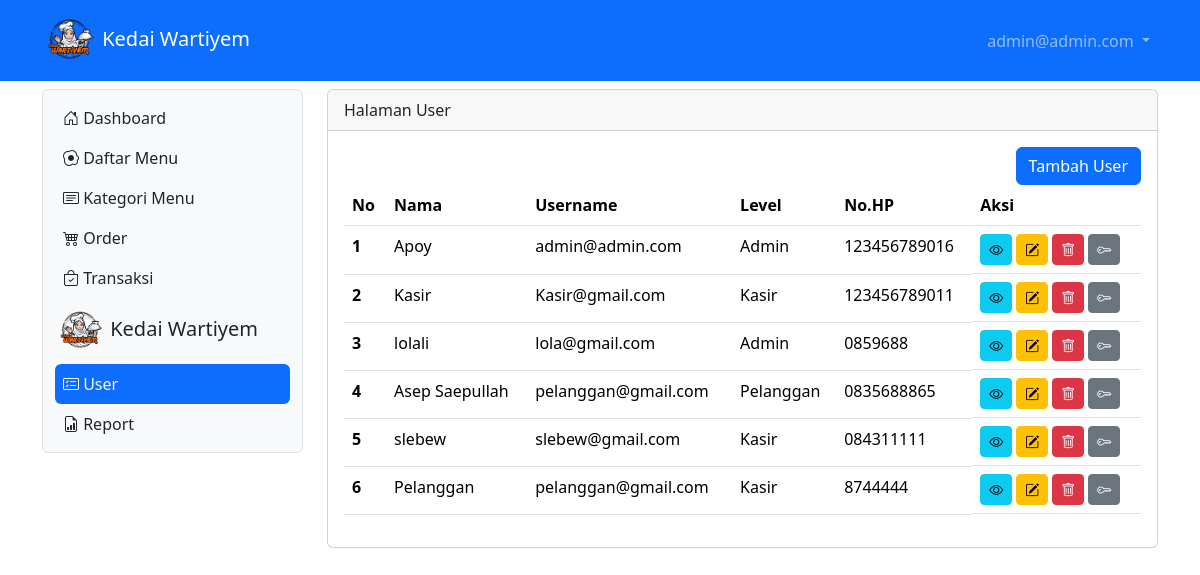
Screenshot of /app/user (signed in) with the database file from the repository.
### tables this page shows
CREATE TABLE `tb_user` (
  `id` int(11) NOT NULL,
  `Nama` varchar(200) DEFAULT NULL,
  `username` varchar(200) DEFAULT NULL,
  `password` varchar(200) DEFAULT NULL,
  `level` int(11) DEFAULT NULL,
  `No_Hp` varchar(15) DEFAULT NULL,
  `alamat` varchar(300) DEFAULT NULL
);

### app/User.php (the view, shortened to what this page needs)
<?php
include "../proses/connect.php";
$query = mysqli_query($conn, "SELECT * FROM tb_user");
while ($record = mysqli_fetch_array($query)) {
    $result[] = $record;
}
?>
<div class="col-lg-9 mt-2">
    <div class="card">
        <div class="card-header">
            Halaman User
        </div>
        <div class="card-body">
            <div class="row">
                <div class="col d-flex justify-content-end">
                    <button class="btn btn-primary" data-bs-toggle="modal" data-bs-target="#ModalTambahUser"> Tambah User</button>
                </div>
            </div>
            <?php
            if (empty($result)) {
                echo "Data user tidak ada";
            } else {
            ?>
                <div class="table-responsive">
                    <table class="table table-hover">
                        <thead>
                            <tr>
                                <th scope="col">No</th>
                                <th scope="col">Nama</th>
                                <th scope="col">Username</th>
                                <th scope="col">Level</th>
                                <th scope="col">No.HP</th>
                                <th scope="col">Aksi</th>
                            </tr>
                        </thead>
                        <tbody>
                            <?php
                            $no = 1;
                            foreach ($result as $row) {
                            ?>
                                <tr>
                                    <th scope="row"><?php echo $no++ ?></th>
                                    <td><?php echo $row['Nama'] ?></td>
                                    <td><?php echo $row['username'] ?></td>
                                    <td><?php
                                        if ($row['level'] == 1) {
                                            echo "Admin";
                                        } elseif ($row['level'] == 2) {
                                            echo "Kasir";
                                        } elseif ($row['level'] == 3) {
                                            echo "Pelanggan";
                                        }
                                        ?></td>
                                    <td><?php echo $row['No_Hp'] ?></td>
                                    <td class="d-flex">
                                        <button class="btn btn-info btn-sm me-1" data-bs-toggle="modal" data-bs-target="#ModalView<?php echo $row['id'] ?>"><i class="bi bi-eye"></i></button>
                                        <button class="btn btn-warning btn-sm me-1" data-bs-toggle="modal" data-bs-target="#ModalEdit<?php echo $row['id'] ?>"><i class="bi bi-pencil-square"></i></button>
                                        <button class="btn btn-danger btn-sm me-1" data-bs-toggle="modal" data-bs-target="#ModalDelete<?php echo $row['id'] ?>"><i class="bi bi-trash"></i></button>
                                        <button class="btn btn-secondary btn-sm " data-bs-toggle="modal" data-bs-target="#ModalResetPassword<?php echo $row['id'] ?>"><i class="bi bi-key"></i></button>
                                    </td>
                                </tr>
                            <?php
                            }
                            ?>
                        </tbody>
                    </table>
                </div>
            <?php
            }
            ?>
        </div>
    </div>
</div>

### app/Header.php (shortened to what this page needs)
<?php
include "../proses/connect.php";
$query = mysqli_query($conn, "SELECT * FROM tb_user WHERE username='$_SESSION[username_kedai]'");
?>
<nav class="navbar navbar-expand navbar-dark bg-primary sticky-top">
    <div class="container-lg">
        <a class="navbar-brand" href="."><img src="../img/logo1.png" alt="logo aplikasi" width="55px"> Kedai Wartiyem</a>
        <div class="collapse navbar-collapse justify-content-end" id="navbarNavDropdown">
            <ul class="navbar-nav">
                <li class="nav-item dropdown">
                    <a class="nav-link dropdown-toggle" href="#" role="button" data-bs-toggle="dropdown"
                        aria-expanded="false">
                        <?php echo $hasil['username']; ?>
                    </a>
                </li>
            </ul>
        </div>
    </div>
</nav>

### rows the page displays
tb_user: username "admin@admin.com", Nama "Apoy", level "Admin", No_Hp "123456789016"
tb_user: Nama "Kasir", username "Kasir@gmail.com", level "Kasir", No_Hp "123456789011"
tb_user: Nama "lolali", username "lola@gmail.com", level "Admin", No_Hp "0859688"
tb_user: Nama "Asep Saepullah", username "pelanggan@gmail.com", level "Pelanggan", No_Hp "0835688865"
tb_user: Nama "slebew", username "slebew@gmail.com", level "Kasir", No_Hp "084311111"
tb_user: Nama "Pelanggan", username "pelanggan@gmail.com", level "Kasir", No_Hp "8744444"
